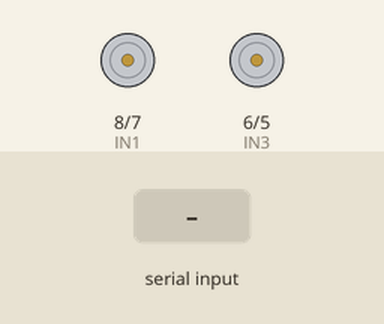
Simulated run of this sketch. Board: Arduino Uno, built with avr-gcc and run on an emulated ATmega328P. Shown: motor-driver pin pairs drawn as motors (green arrow = first pin HIGH = forward, orange = second pin HIGH = backward, longer = more drive, scaled by the enable pin). Inputs (shaded band) come from the test bench.

Above: at 1.2 s.
1.3 s: "F" received over Serial
At 2.2 s:
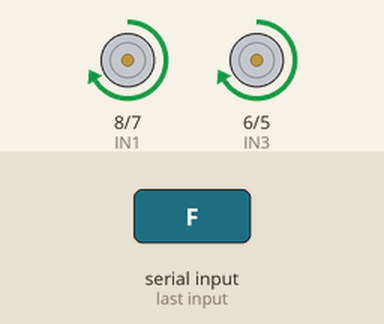
2.8 s: "B" received over Serial
At 3.4 s:
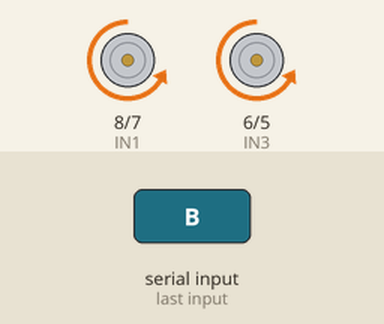
4.3 s: "L" received over Serial
At 5.5 s:
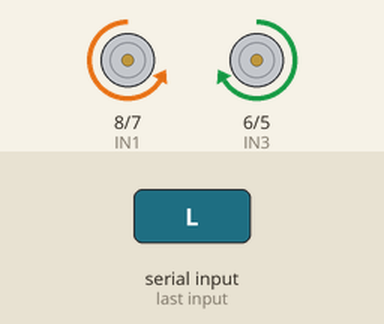
5.8 s: "R" received over Serial
At 6.8 s:
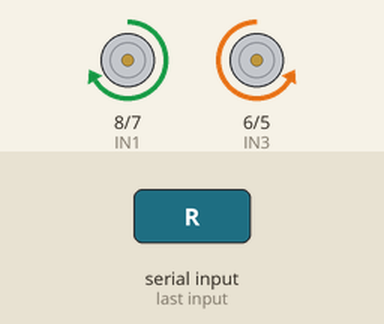
7.3 s: "S" received over Serial
At 8.0 s:
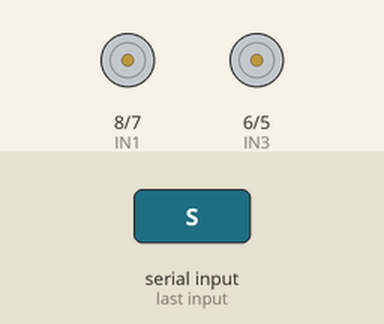
Timing chart, 0 to 9.8 s (numbered marks = the images above; inputs shaded):
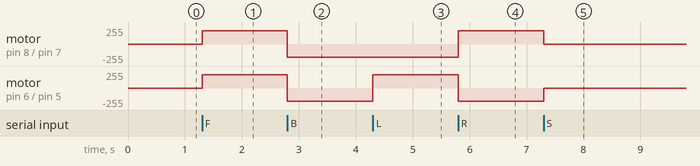

The sketch:

bluetooth_car.ino
```cpp
char command;

int ENA = 9;
int IN1 = 8;
int IN2 = 7;
int ENB = 10;
int IN3 = 6;
int IN4 = 5;

int speed = 200;

void setup() {
  Serial.begin(9600);
  pinMode(ENA, OUTPUT);
  pinMode(ENB, OUTPUT);
  pinMode(IN1, OUTPUT);
  pinMode(IN2, OUTPUT);
  pinMode(IN3, OUTPUT);
  pinMode(IN4, OUTPUT);
}

void loop() {
  if (Serial.available()) {
    command = Serial.read();
    controlCar(command);
  }
}

void controlCar(char cmd) {
  switch (cmd) {
    case 'F': forward(); break;
    case 'B': backward(); break;
    case 'L': left(); break;
    case 'R': right(); break;
    case 'S': stopCar(); break;
    case '+': speedUp(); break;
    case '-': speedDown(); break;
  }
}

void forward() {
  analogWrite(ENA, speed);
  analogWrite(ENB, speed);
  digitalWrite(IN1, HIGH); digitalWrite(IN2, LOW);
  digitalWrite(IN3, HIGH); digitalWrite(IN4, LOW);
}

void backward() {
  analogWrite(ENA, speed);
  analogWrite(ENB, speed);
  digitalWrite(IN1, LOW); digitalWrite(IN2, HIGH);
  digitalWrite(IN3, LOW); digitalWrite(IN4, HIGH);
}

void left() {
  analogWrite(ENA, speed);
  analogWrite(ENB, speed);
  digitalWrite(IN1, LOW); digitalWrite(IN2, HIGH);
  digitalWrite(IN3, HIGH); digitalWrite(IN4, LOW);
}

void right() {
  analogWrite(ENA, speed);
  analogWrite(ENB, speed);
  digitalWrite(IN1, HIGH); digitalWrite(IN2, LOW);
  digitalWrite(IN3, LOW); digitalWrite(IN4, HIGH);
}

void stopCar() {
  analogWrite(ENA, 0);
  analogWrite(ENB, 0);
}

void speedUp() {
  if (speed < 255) speed += 25;
}

void speedDown() {
  if (speed > 100) speed -= 25;
}
```

Measured:
- after the input at 1.3 s, motor on pin 8 (IN1) / pin 7 (IN2), motor on pin 6 (IN3) / pin 5 (IN4): stopped → forward 200/255 at once
- after the input at 2.8 s, motor on pin 8 (IN1) / pin 7 (IN2), motor on pin 6 (IN3) / pin 5 (IN4): forward 200/255 → backward 200/255 at once
- after the input at 4.3 s, motor on pin 6 (IN3) / pin 5 (IN4): backward 200/255 → forward 200/255 at once
- after the input at 5.8 s, motor on pin 8 (IN1) / pin 7 (IN2): backward 200/255 → forward 200/255 at once; motor on pin 6 (IN3) / pin 5 (IN4): forward 200/255 → backward 200/255 at once
- after the input at 7.3 s, motor on pin 8 (IN1) / pin 7 (IN2): forward 200/255 → stopped at once; motor on pin 6 (IN3) / pin 5 (IN4): backward 200/255 → stopped at once
